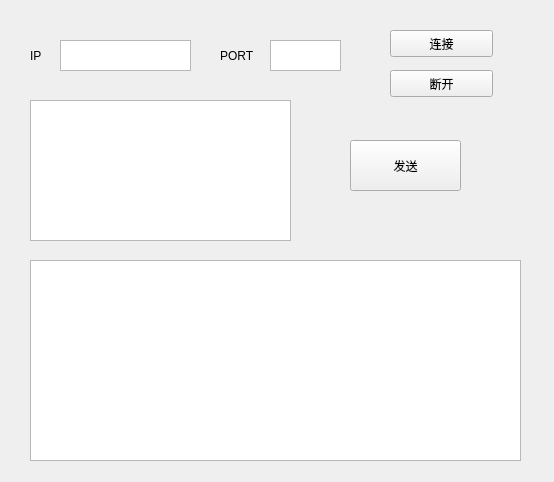
<?xml version="1.0" encoding="UTF-8"?>
<ui version="4.0">
 <class>MainWindow</class>
 <widget class="QMainWindow" name="MainWindow">
  <property name="geometry">
   <rect>
    <x>0</x>
    <y>0</y>
    <width>554</width>
    <height>482</height>
   </rect>
  </property>
  <property name="windowTitle">
   <string>MainWindow</string>
  </property>
  <widget class="QWidget" name="centralwidget">
   <widget class="QTextEdit" name="textEdit">
    <property name="geometry">
     <rect>
      <x>30</x>
      <y>260</y>
      <width>491</width>
      <height>201</height>
     </rect>
    </property>
   </widget>
   <widget class="QPushButton" name="pushButton">
    <property name="geometry">
     <rect>
      <x>390</x>
      <y>30</y>
      <width>103</width>
      <height>27</height>
     </rect>
    </property>
    <property name="text">
     <string>连接</string>
    </property>
   </widget>
   <widget class="QTextEdit" name="textEdit_4">
    <property name="geometry">
     <rect>
      <x>30</x>
      <y>100</y>
      <width>261</width>
      <height>141</height>
     </rect>
    </property>
   </widget>
   <widget class="QPushButton" name="pushButton_2">
    <property name="geometry">
     <rect>
      <x>350</x>
      <y>140</y>
      <width>111</width>
      <height>51</height>
     </rect>
    </property>
    <property name="text">
     <string>发送</string>
    </property>
   </widget>
   <widget class="QPushButton" name="pushButton_3">
    <property name="geometry">
     <rect>
      <x>390</x>
      <y>70</y>
      <width>103</width>
      <height>27</height>
     </rect>
    </property>
    <property name="text">
     <string>断开</string>
    </property>
   </widget>
   <widget class="QTextEdit" name="textEdit_2">
    <property name="geometry">
     <rect>
      <x>60</x>
      <y>40</y>
      <width>131</width>
      <height>31</height>
     </rect>
    </property>
   </widget>
   <widget class="QLabel" name="label">
    <property name="geometry">
     <rect>
      <x>30</x>
      <y>40</y>
      <width>21</width>
      <height>31</height>
     </rect>
    </property>
    <property name="text">
     <string>IP</string>
    </property>
   </widget>
   <widget class="QLabel" name="label_2">
    <property name="geometry">
     <rect>
      <x>220</x>
      <y>40</y>
      <width>51</width>
      <height>31</height>
     </rect>
    </property>
    <property name="text">
     <string>PORT</string>
    </property>
   </widget>
   <widget class="QTextEdit" name="textEdit_3">
    <property name="geometry">
     <rect>
      <x>270</x>
      <y>40</y>
      <width>71</width>
      <height>31</height>
     </rect>
    </property>
   </widget>
  </widget>
 </widget>
 <resources/>
 <connections>
  <connection>
   <sender>pushButton_2</sender>
   <signal>clicked()</signal>
   <receiver>MainWindow</receiver>
   <slot>send()</slot>
   <hints>
    <hint type="sourcelabel">
     <x>420</x>
     <y>170</y>
    </hint>
    <hint type="destinationlabel">
     <x>420</x>
     <y>220</y>
    </hint>
   </hints>
  </connection>
  <connection>
   <sender>pushButton_3</sender>
   <signal>clicked()</signal>
   <receiver>MainWindow</receiver>
   <slot>disconnect()</slot>
   <hints>
    <hint type="sourcelabel">
     <x>492</x>
     <y>86</y>
    </hint>
    <hint type="destinationlabel">
     <x>481</x>
     <y>119</y>
    </hint>
   </hints>
  </connection>
  <connection>
   <sender>pushButton</sender>
   <signal>clicked()</signal>
   <receiver>MainWindow</receiver>
   <slot>connect()</slot>
   <hints>
    <hint type="sourcelabel">
     <x>459</x>
     <y>34</y>
    </hint>
    <hint type="destinationlabel">
     <x>391</x>
     <y>19</y>
    </hint>
   </hints>
  </connection>
 </connections>
 <slots>
  <slot>send()</slot>
  <slot>disconnect()</slot>
  <slot>connect()</slot>
 </slots>
</ui>
